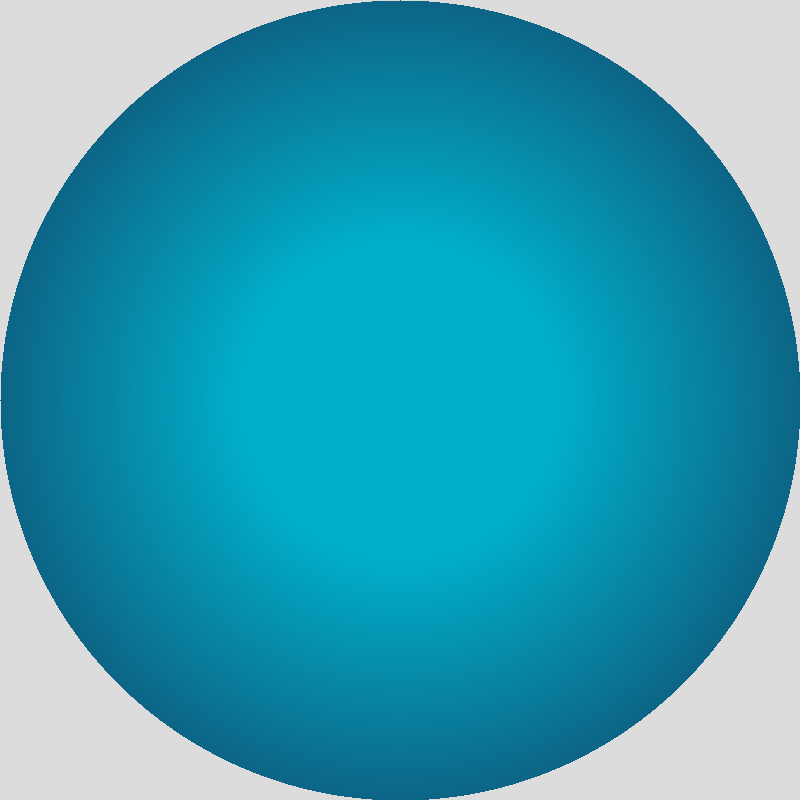
Frame 1 (no input)
Frame 2 (the mouse pressed at the canvas centre, redrawn once): identical to frame 1, image omitted

The p5.js sketch that drew this single still picture (run headless with seeded random() and noise() and a simulated clock; the mouse was pressed at the canvas centre and the sketch redrawn once):

// p5.js sketch
// ── sketch.js
function hexToRgb(hex) {
  hex = hex.replace('#', '');
  const r = parseInt(hex.substring(0, 2), 16);
  const g = parseInt(hex.substring(2, 4), 16);
  const b = parseInt(hex.substring(4, 6), 16);
  return [r, g, b];
}

let widthVal = 800;
let heightVal = 800;
let circleRadiusRatio = 0.4;
let centerColorHex = "#00AEC9"; // from config
let edgeColorHex = "#0D6586";   // from config

let centerColor = hexToRgb(centerColorHex);
let edgeColor = hexToRgb(edgeColorHex);

function setup() {
  createCanvas(widthVal, heightVal);
  pixelDensity(1); // For simplicity, don't use high-density displays
  noLoop(); // We'll draw once since it's a static image
}

function draw() {
  // Background: neutral gray
  // We'll draw directly to pixels, so let's set a base background after loadPixels().
  loadPixels();

  const cx = widthVal / 2;
  const cy = heightVal / 2;
  const maxRadius = Math.min(widthVal, heightVal) / 2;
  const background = [220, 220, 220];

  // For each pixel, compute distance and interpolate color
  for (let y = 0; y < heightVal; y++) {
    for (let x = 0; x < widthVal; x++) {
      let dx = x - cx;
      let dy = y - cy;
      let dist = Math.sqrt(dx*dx + dy*dy);
      let distRatio = dist / maxRadius;

      let r, g, b;
      if (distRatio > 1.0) {
        // outside the circle
        [r, g, b] = background;
      } else {
        let t;
        if (distRatio <= circleRadiusRatio) {
          t = 0.0;
        } else {
          t = (distRatio - circleRadiusRatio) / (1.0 - circleRadiusRatio);
        }

        // interpolate colors
        r = Math.round(centerColor[0] + (edgeColor[0] - centerColor[0]) * t);
        g = Math.round(centerColor[1] + (edgeColor[1] - centerColor[1]) * t);
        b = Math.round(centerColor[2] + (edgeColor[2] - centerColor[2]) * t);
      }

      let idx = (y * widthVal + x) * 4;
      pixels[idx] = r;
      pixels[idx+1] = g;
      pixels[idx+2] = b;
      pixels[idx+3] = 255; // fully opaque
    }
  }

  updatePixels();
  // The canvas now shows the static Turrell-like circular gradient.
}
